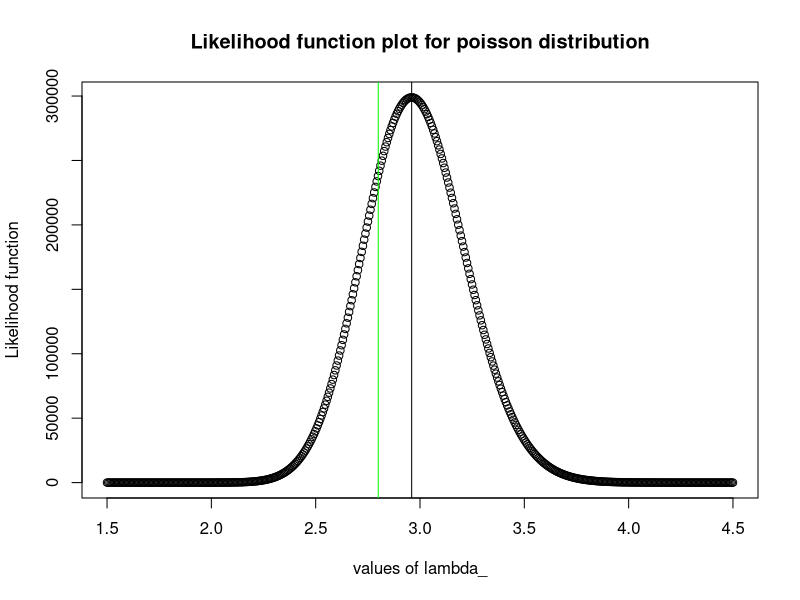
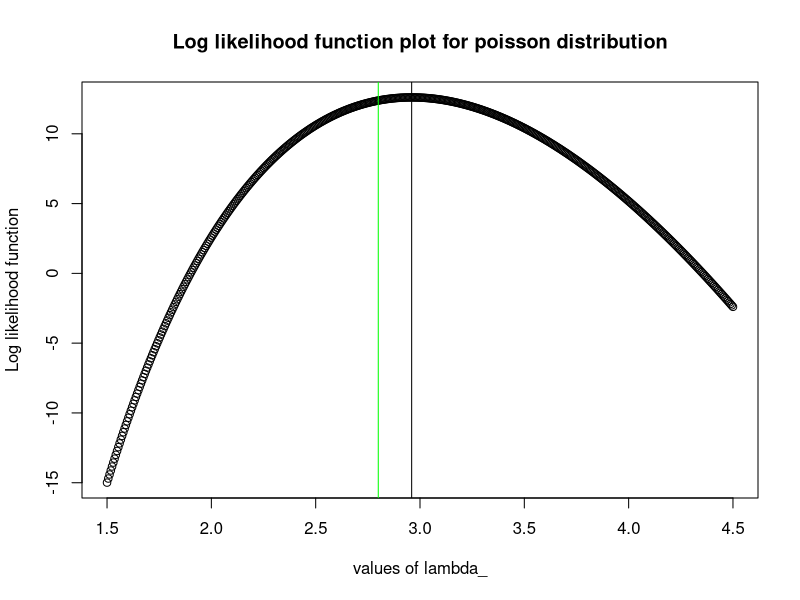
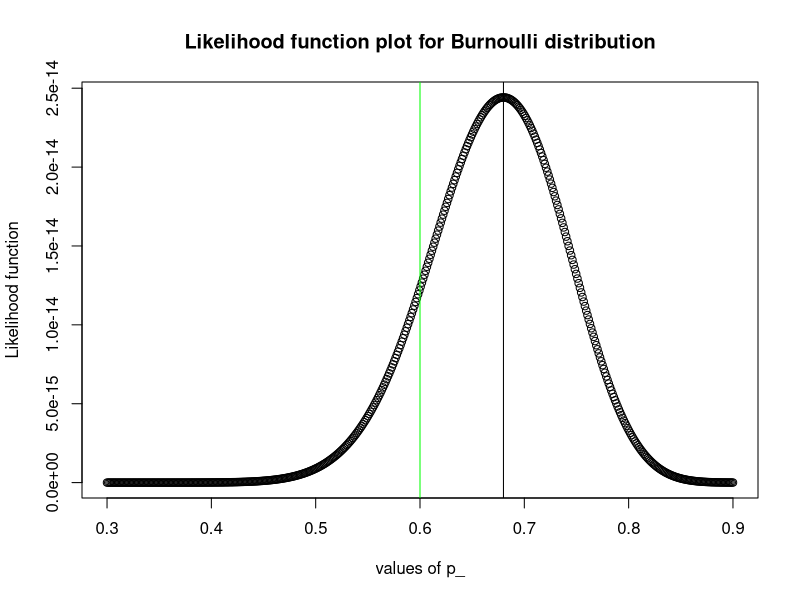
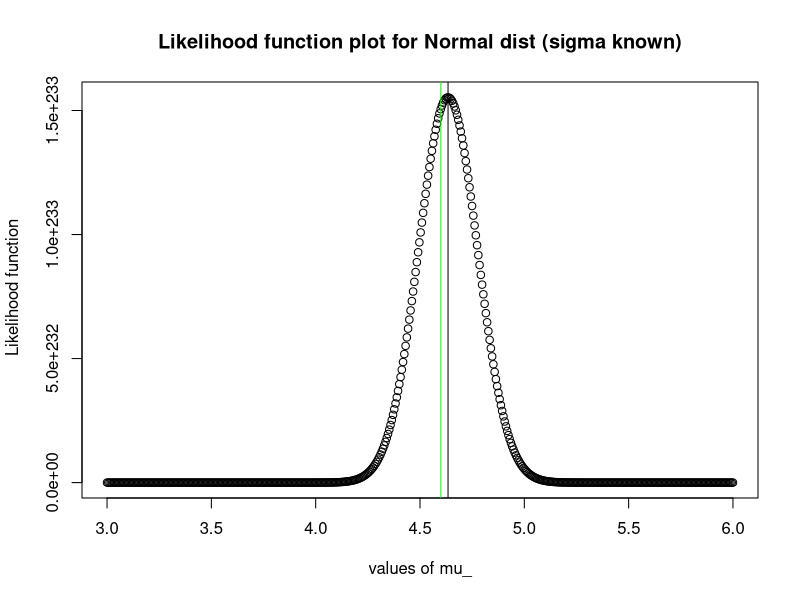
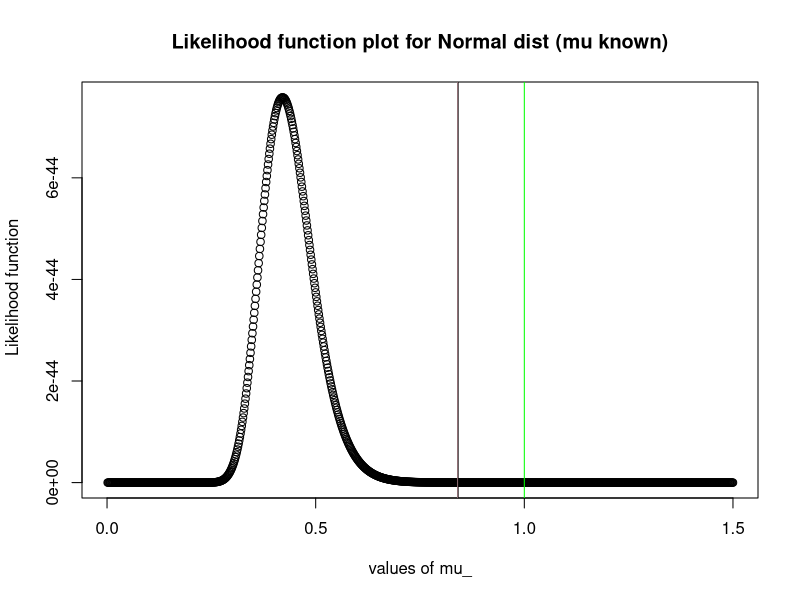
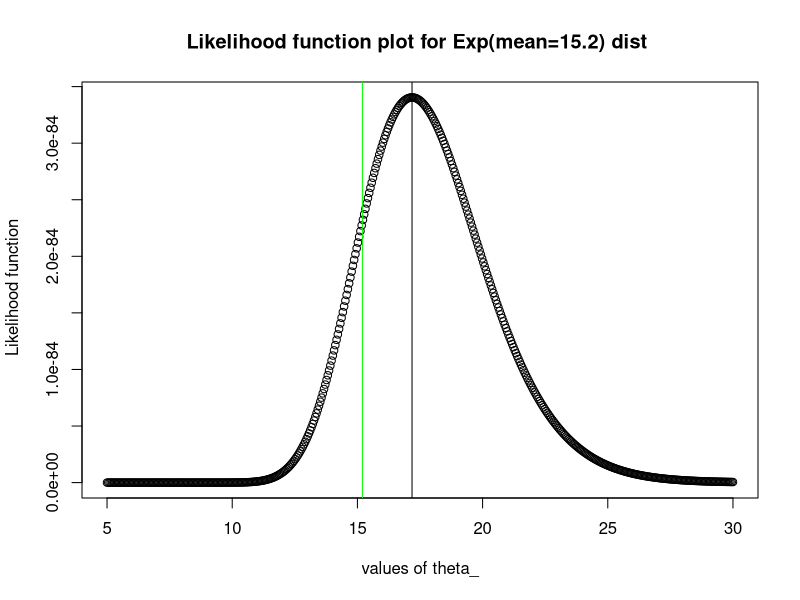
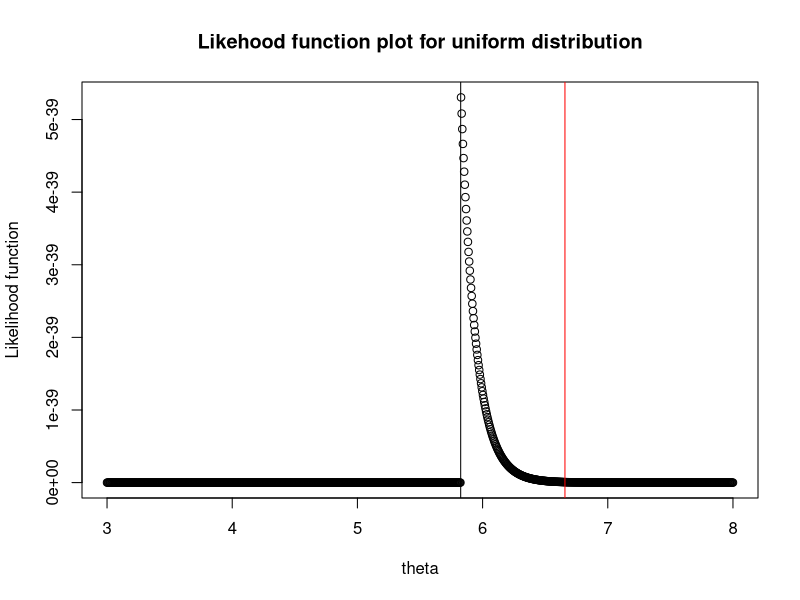
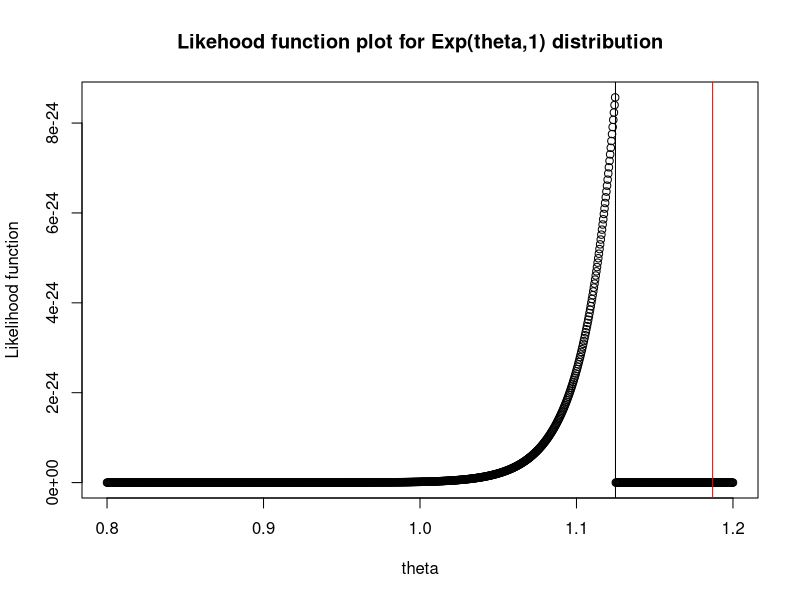

These charts were generated, in order, by the following R code:
## ---- chunk 1
knitr::opts_chunk$set(echo = TRUE)
## ---- chunk 2
set.seed(123)
n=50;lambda=2.8 
x=rpois(n,lambda)
lambda_=seq(1.5,4.5,length.out=500) #different values of lambda
like_func= function(lambda_) {
  exp(-n*lambda_)*lambda_^sum(x)
}
plot(lambda_,like_func(lambda_),main="Likelihood function plot for poisson distribution",
     xlab = "values of lambda_",ylab="Likelihood function")
abline(v=mean(x),col="black")
abline(v=2.8,col="green")
cat("MLE of lambda is",mean(x),"\n")


neg_like_func= function(lambda_) { 
  -exp(-n*lambda_)*lambda_^sum(x)
}

nlm(neg_like_func,2.5)

optimize(f=neg_like_func,interval = c(0,5))

optimize(f=like_func,interval = c(0,5),maximum = T)


## ---- chunk 3
set.seed(123)
n=50;lambda=2.8 
x=rpois(n,lambda)
lambda_=seq(1.5,4.5,length.out=500) #different values of lambda
log_like_func= function(lambda_) {
  -n*lambda_+sum(x)*log(lambda_)
}
plot(lambda_,log_like_func(lambda_),main="Log likelihood function plot for poisson distribution",
     xlab = "values of lambda_",ylab="Log likelihood function")
abline(v=mean(x),col="black")
abline(v=2.8,col="green")
cat("MLE of lambda is",mean(x),"\n")


neg_log_like_func= function(lambda_) {
   -(-n*lambda_+sum(x)*log(lambda_))
}
nlm(neg_log_like_func,2.5)

optimize(f=neg_log_like_func,interval = c(0,5))

optimize(f=log_like_func,interval = c(0,5),maximum = T)

## ---- chunk 4
set.seed(123)
n=50;p=0.6 
x=rpois(n,p)
p_=seq(0.3,0.9,length.out=500) #different values of lambda
like_func= function(p_) {
  p_^sum(x)*(1-p_)^(n-sum(x))
}
plot(p_,like_func(p_),main="Likelihood function plot for Burnoulli distribution",
     xlab = "values of p_",ylab="Likelihood function")
abline(v=mean(x),col="black")
abline(v=0.6,col="green")
cat("MLE of p is",mean(x),"\n")

## ---- chunk 5
set.seed(123)
mu=4.6
sigma2=1
n=50
x=rnorm(50,4.6,1)
mu_=seq(3,6,length.out=500)
likelihood= function(mu_){
  exp(-0.5*((n*mu_^2)-(2*mu_*sum(x))))
}
plot(mu_,likelihood(mu_),main="Likelihood function plot for Normal dist (sigma known)",
     xlab = "values of mu_",ylab=" Likelihood function")
abline(v=mean(x),col="black")
abline(v=4.6,col="green")
cat("MLE of mu is",mean(x),"\n")
## ---- chunk 6
set.seed(123)
mu=4.6;sigma2=1;n=50
x=rnorm(50,4.6,1)
sigma_2=seq(0,01.5,length.out=1000)
likelihood= function(sigma_){
  ((1/(2*pi*sigma_2))^n/2)*exp(-(0.5/sigma_2)*sum((x-4.6)^2))
}
plot(sigma_2,likelihood(sigma_2),main="Likelihood function plot for Normal dist (mu known)",
     xlab = "values of mu_",ylab=" Likelihood function")
abline(v=((n-1)/n)*var(x),col="pink")
abline(v=(1/n)*sum((x-4.6)^2),col="black")
abline(v=1,col="green")
cat("MLE of sigma2 is (population variance) is :",1/n*sum((x-4.6)^2),"\n")
## ---- chunk 7
set.seed(123)
theta=15.2
n=50
x=rexp(50,1/15.2)
theta_=seq(5,30,length.out=500)
likelihood= function(theta_){
  (1/theta_)^n*exp(-sum(x)/theta_)
}
plot(theta_,likelihood(theta_),main="Likelihood function plot for Exp(mean=15.2) dist ",
     xlab = "values of theta_",ylab=" Likelihood function")
abline(v=mean(x),col="black")
abline(v=15.2,col="green")
cat("MLE of theta is",mean(x),"\n")
## ---- chunk 8
theta=seq(3,8,length.out=1000)
x=c(2.06874,5.82498,2.65698,3.58650,2.78196,1.36005,4.49083,5.74037,3.41361,1.36519)
likelihood=function(theta){
  (1/theta)^n*ifelse(max(x)<theta,1,0)
}
plot(theta,likelihood(theta),main="Likehood function plot for uniform distribution",
     xlab="theta",ylab="Likelihood function")
abline(v=2*mean(x),col="red")
abline(v=max(x),col="black") 
cat("mle of theta is",max(x),"\n")
## ---- chunk 9
#newton raphson 
set.seed(12)
n=50;mu=2.8
x=rcauchy(n,mu,1)

v=c(median(x),rep(0,9)) #9 for 10 iterations


for(i in 1:length(v)){
  y=x-v[i]
  d_11=2*sum(y/(1+y^2))     #dlogL/dmu
  d_12=-2*sum(1-y^2/(1+y^2)^2)    
  v[i+1]=v[i]-d_11/d_12
  
}
print(v)
## ---- chunk 10
#Method of scoring
set.seed(12)
n=50;mu=2.8
x=rcauchy(n,mu,1)

u=c(median(x),rep(0,9)) #9 for 10 iterations

I_x=1/2

for(i in 1:length(u)){
  y=x-u[i]
  d_1=2*sum(y/(1+y^2))    #dlogL/dmu
  u[i+1]=u[i]+d_1/n*I_x
  
}
u
## ---- chunk 11
set.seed(123)
theta=1.1
n=50
theta_=seq(0.8,1.2,length.out=1000)
y=runif(n,0,1)
x=theta-log(1-y)

likelihood= function(theta_){
  exp(-sum(x)+n*theta_)*ifelse(theta_<min(x),1,0)
}
plot(theta_,likelihood(theta_),main="Likehood function plot for Exp(theta,1) distribution",
     xlab="theta",ylab="Likelihood function")
abline(v=mean(x)-1,col="red")
abline(v=min(x),col="black")
cat("mle of theta is",min(x),"\n")
## ---- chunk 12
# Newton Raphson
set.seed(123)
n=50;mu=1
x=rnorm(n,mu,2)
v=c(median(x),rep(0,9)) #9 for 10 iterations

for(i in 1:length(v)){
  
  d_11=n*(mean(x)-v[i] )    #dlogL/dmu
  d_12=-n
  v[i+1]=v[i]-d_11/d_12
  
}
print(v)
## ---- chunk 13
#Method of scoring
set.seed(12)
n=50;mu=2.8
x=rnorm(n,mu,1)

u=c(median(x),rep(0,9)) #9 for 10 iterations

I_x=1

for(i in 1:length(u)){
  
  d_1=n*(mean(x)-u[i]) #dlogL/dmu
  u[i+1]=u[i]+d_1/n*I_x
  
}
u
